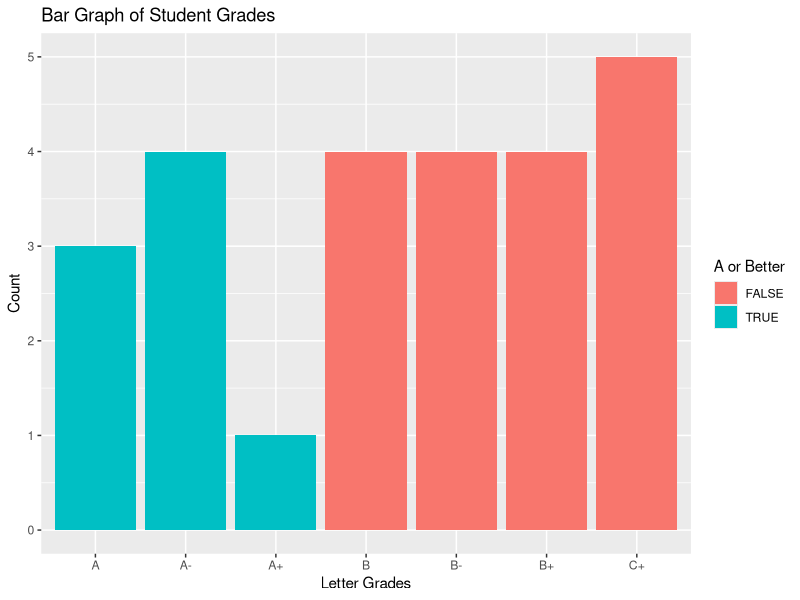
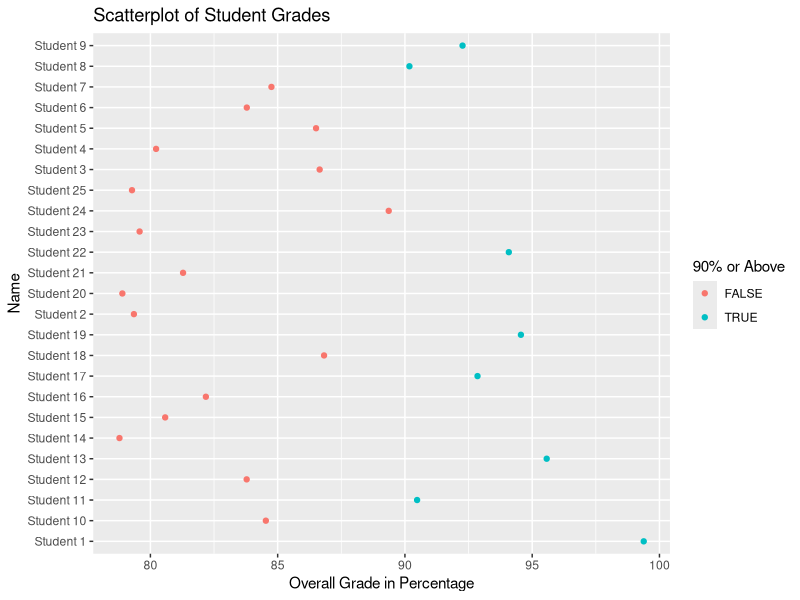
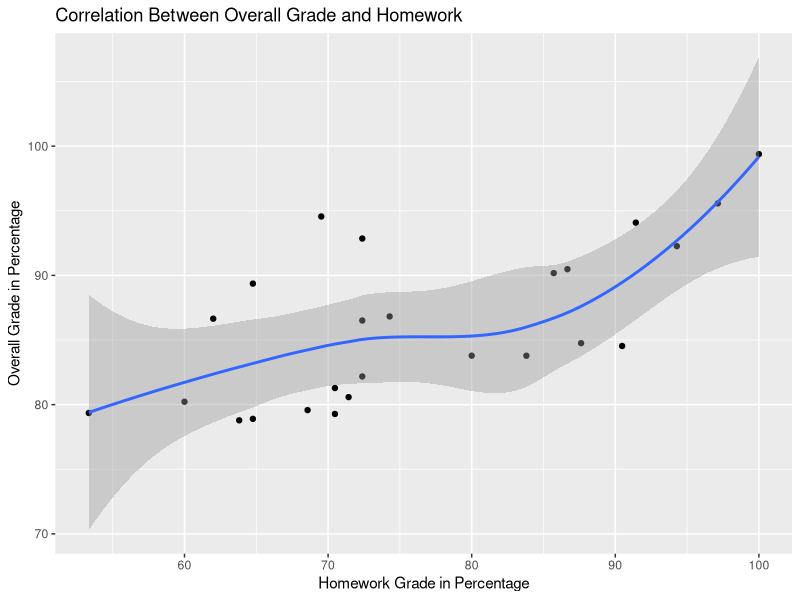

The R source for these figures, in order:
## ---- chunk 1
knitr::opts_chunk$set(echo = TRUE, message = FALSE, warning = FALSE, cache = FALSE)
## ---- chunk 2
# Load libraries
library(tidyverse)
library(readxl)
## ---- chunk 3
# Use readxl package to read and import file and assign it a name
ExcelGradeBook <- read_excel("./data/gradebooks/ExcelGradeBook.xlsx", sheet = 1, skip = 10)
## ---- chunk 4
# Rename data frame
gradebook <- ExcelGradeBook
## ---- chunk 5
# Rename columns to use underscore instead of spaces
names(gradebook) <- gsub(" ", "_", names(gradebook))
## ---- chunk 6
view(gradebook)
## ---- chunk 7
# Removing columns with nothing but missing data
gradebook <- gradebook[colSums(!is.na(gradebook)) > 0]
## ---- chunk 8
# Remove a targeted column because we don't use Absent and Late at this school.
gradebook <- subset(gradebook, select = -c(Absent, Late))
## ---- chunk 9
# Removing rows with nothing but missing data
gradebook <- na.omit(gradebook)
## ---- chunk 10
# Creates new data frame, selects desired variables from gradebook, and gathers all classwork scores into key/value pairs
classwork_df <- gradebook %>%
  select(Name, Running_Average, Letter_Grade, Homeworks, Classworks, Formative_Assessments, 
  Projects, Summative_Assessments, contains("Classwork_")) %>%
  gather(contains("Classwork_"), key = "Classwork_Number", value = "Score")
## ---- chunk 11
view(classwork_df)
## ---- chunk 12
# Bar graph for categorical variable
ggplot(data = gradebook) +
  geom_bar(mapping = aes(x = Letter_Grade, fill = Running_Average > 90)) +
  labs(title ="Bar Graph of Student Grades", x = "Letter Grades", y = "Count", fill = "A or Better")
## ---- chunk 13
# Scatterplot of continuous variable
ggplot(data = gradebook) + 
  geom_point(mapping = aes(x = Running_Average, y = Name, color = Running_Average > 90)) +
  labs(title ="Scatterplot of Student Grades", x = "Overall Grade in Percentage", y = "Name", 
  color = "90% or Above")
## ---- chunk 14
# Plot of covariance between homework score and grades by percent
ggplot(data = gradebook) + 
  geom_point(mapping = aes(x = Homeworks, y = Running_Average)) +
  geom_smooth(mapping = aes(x = Homeworks, y = Running_Average)) +
  labs(title ="Correlation Between Overall Grade and Homework", x = "Homework Grade in Percentage", 
  y = "Overall Grade in Percentage")
